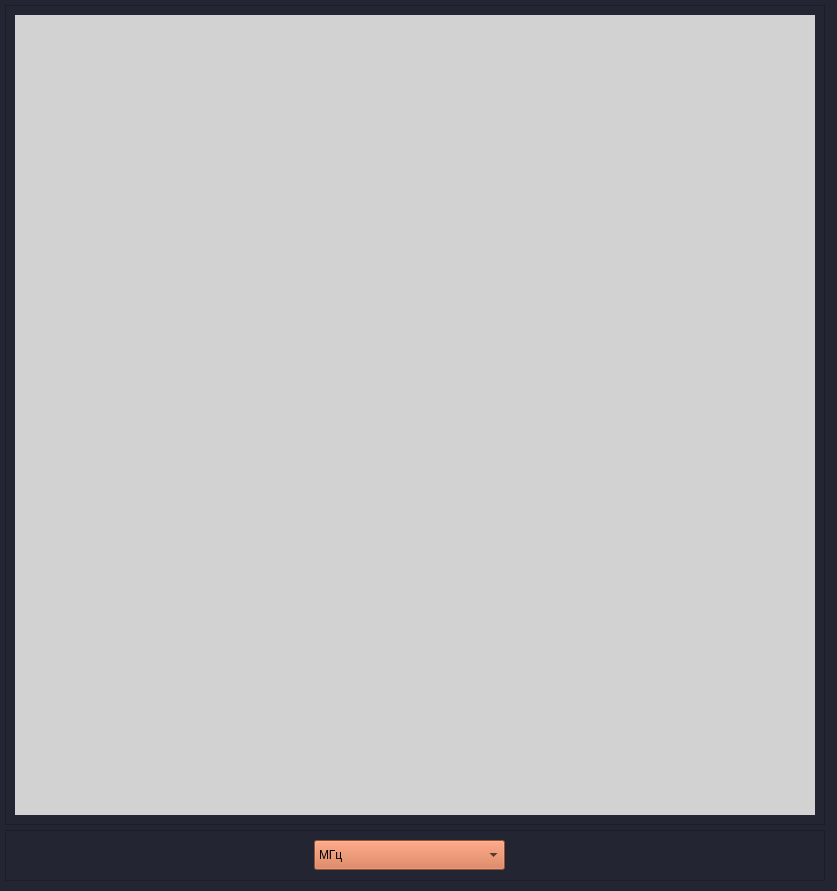
<?xml version="1.0" encoding="UTF-8"?>
<ui version="4.0">
 <class>Dialog</class>
 <widget class="QDialog" name="Dialog">
  <property name="geometry">
   <rect>
    <x>0</x>
    <y>0</y>
    <width>837</width>
    <height>891</height>
   </rect>
  </property>
  <property name="windowTitle">
   <string>Dialog</string>
  </property>
  <property name="styleSheet">
   <string notr="true">background-color: rgb(35,38,50)</string>
  </property>
  <widget class="QFrame" name="frame_4">
   <property name="geometry">
    <rect>
     <x>5</x>
     <y>5</y>
     <width>820</width>
     <height>820</height>
    </rect>
   </property>
   <property name="frameShape">
    <enum>QFrame::StyledPanel</enum>
   </property>
   <property name="frameShadow">
    <enum>QFrame::Plain</enum>
   </property>
   <widget class="QWidget" name="widget" native="true">
    <property name="geometry">
     <rect>
      <x>10</x>
      <y>10</y>
      <width>800</width>
      <height>800</height>
     </rect>
    </property>
    <property name="styleSheet">
     <string notr="true">background-color: rgb(210, 210, 210)</string>
    </property>
   </widget>
  </widget>
  <widget class="QFrame" name="frame_6">
   <property name="geometry">
    <rect>
     <x>5</x>
     <y>830</y>
     <width>820</width>
     <height>51</height>
    </rect>
   </property>
   <property name="frameShape">
    <enum>QFrame::StyledPanel</enum>
   </property>
   <property name="frameShadow">
    <enum>QFrame::Plain</enum>
   </property>
   <widget class="QComboBox" name="cb_diapozon">
    <property name="geometry">
     <rect>
      <x>309</x>
      <y>10</y>
      <width>191</width>
      <height>30</height>
     </rect>
    </property>
    <property name="cursor">
     <cursorShape>PointingHandCursor</cursorShape>
    </property>
    <property name="styleSheet">
     <string notr="true">background-color: rgb(212, 111, 68)</string>
    </property>
    <item>
     <property name="text">
      <string>МГц</string>
     </property>
    </item>
    <item>
     <property name="text">
      <string>кГц</string>
     </property>
    </item>
   </widget>
  </widget>
 </widget>
 <resources/>
 <connections/>
</ui>
